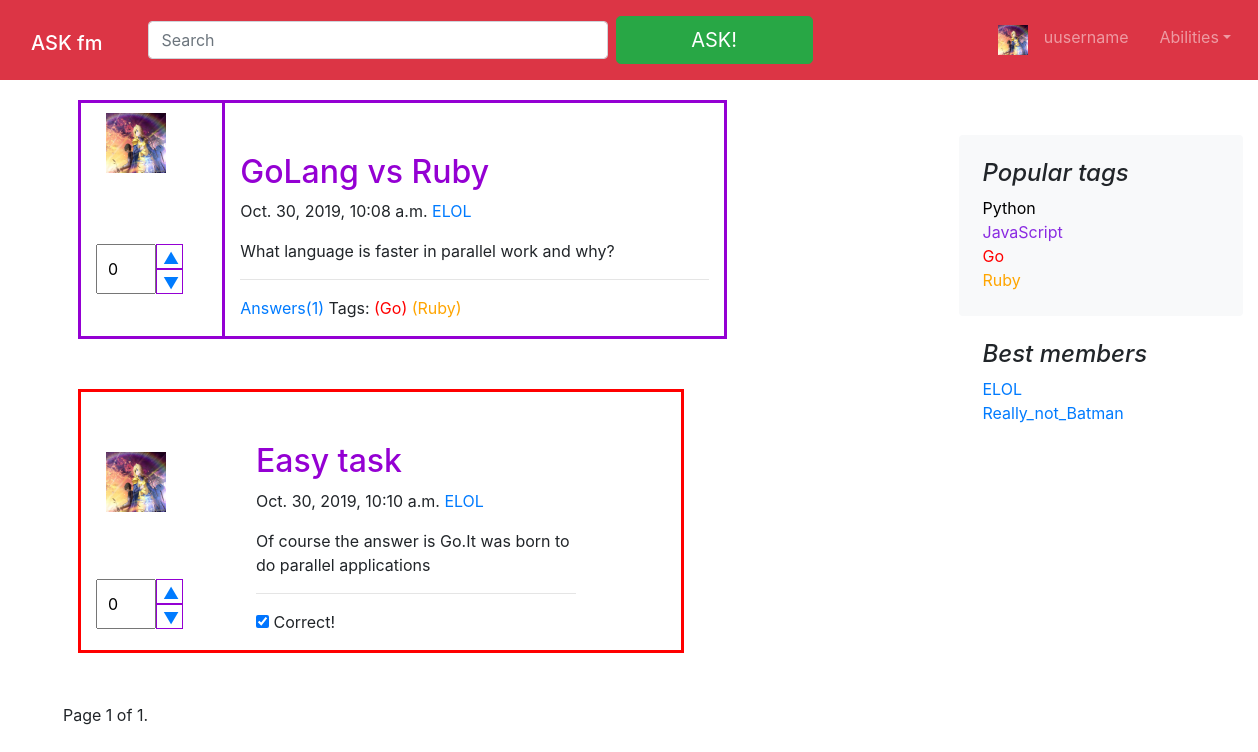
Page /question/4/ on the committed database.
### ask/models.py (models this page shows, shortened)
class Tag(models.Model):
    name = models.CharField(max_length=15)
    color = models.CharField(max_length=15)
    object1 = TagManager
    class Meta:
        verbose_name = 'Тег'
        verbose_name_plural = 'Теги'

class Author(models.Model):
    user = models.OneToOneField(User, on_delete=models.CASCADE)
    nickname = models.CharField(max_length=255)
    birth_date = models.DateField(null=True, blank=True)
    def __str__(self):
        return self.nickname
    class Meta:
        verbose_name = 'Автор'
        verbose_name_plural = 'Авторы'

class Question(models.Model):
    title = models.CharField(max_length=255)
    text = models.TextField()
    author = models.ForeignKey(
        Author, on_delete=models.SET_NULL, null=True, blank=True)
    pub_date = models.DateTimeField('date published')
    rating = models.IntegerField(default=0)
    tags = models.ManyToManyField(Tag)
    object1 = QuestionManager
    class Meta:
        verbose_name = 'Вопрос'
        verbose_name_plural = 'Вопросы'

class Answer(models.Model):
    author = models.ForeignKey(
        Author, on_delete=models.SET_NULL, null=True, blank=True)
    title = models.CharField(max_length=255)
    question = models.ForeignKey(Question, on_delete=models.CASCADE)
    text = models.TextField()
    rating = models.IntegerField(default=0)
    correct = models.BooleanField()
    pub_date = models.DateTimeField('date published')
    class Meta:
        verbose_name = 'Ответ'
        verbose_name_plural = 'Ответы'

### ask/views.py (the view)
# urls.py: url(r'^question/(?P<question_id>\d+)/$', views.question, name='question'),
def question(request, question_id):
    q = get_object_or_404(Question, pk=question_id)
    a = q.answer_set.all()
    paginator = Paginator(a, 3)  # Show 1 contacts per page
    page = request.GET.get('page')
    answer_list = paginator.get_page(page)
    return render(
        request,
        'ask/question.html', {
            'question': q,
            'answer_list': answer_list,
            'tags': Tag.object1.besters(),
            'question_list': answer_list,
            'users': Author.objects.all(),
        }
    )

### ask/models.py (called while the page is built)
    def besters():
        return Tag.objects.annotate(num_tags=Count('question')).order_by('-num_tags')

### ask/templates/ask/question.html (shortened to what this page needs)
{% extends './base.html' %}
{% block content %}
  <main role="main" class="container-fluid m-5">
<div class="container-fluid" style="margin-top: 0px">
<div>
      <div class="row">
          {% include "post.html" %}
{% for answer in answer_list%}
           <div class="row" style="border: 3px solid red; width: 70%;margin-left: 0%">
        <div class="col col-2">
         <a class="blog-post" href="#"><img src="/static/img/fffzRA7cwYA.jpg" width="60" height="60" style="margin: 10px"></a><br>
           <div class="btn-group" style="margin-top: 10%">
              <div><input class="inputer" style="width: 60px" type="number" ans-id={{answer.id}} value={{answer.rating}}></div>
          <div class="btn-group-vertical" style="margin-right: 50px">
             <button  onmouseover="this.style.backgroundColor='green'"; onmouseout="this.style.backgroundColor='white'" ;
                    style="height: 25px; width: 90%;">
                 <a href="{% url 'ask:like' answer.id 1 0 %}">▲</a></button>
            <button onmouseover="this.style.backgroundColor='red'"; onmouseout="this.style.backgroundColor='white'" ;
                    style="height: 25px; width: 90%;" >
                <a href="{% url 'ask:like' answer.id 0 0 %}">▼</a></button>
          </div>
        </div>
        </div>
        <div class="col col-7" style="margin-left: 10%">
        <div class="blog-post" style="margin-top: 0%">
        <h2><a style="color: darkviolet" href="#">{{answer.title}}</a></h2>
        <p class="blog-post-meta"> {{answer.pub_date}}
          <a href="{% url 'ask:settings' %}">{{answer.author}}</a>
        </p>
{{answer.text}}
          <hr>
            {% if answer.correct %}
            <p><input type="checkbox" name="check" value="True" checked> Correct!</p>
            {% else %}
            <p><input type="checkbox" name="check" value="True"> Correct!</p>
            {% endif %}
      </div>
        </div>
           </div>
          {% endfor %}
      </div>
</div>
</div>
      {% include "paginator.html" %}
  </main>
{% endblock %}

### ask/templates/ask/base.html (shortened to what this page needs)
{% load static %}
<!doctype html>
<html lang="en">
  <head>
    <link rel="stylesheet" href="{% static 'css/bootstrap.min.css' %}">
  </head>
  <body>
  <nav class="navbar navbar-expand-lg fixed-top navbar-dark bg-danger" style="margin-bottom: 1%">
    <h1><a class="navbar-brand col-3 col-sm-4 col-md-10" href="{% url 'ask:index' %}">ASK fm</a></h1>
    <form class="form-inline col-5 col-sm-5 col-md-5 col-lg-8 mr-sm-4 my-4 my-lg-2">
      <input class="form-control col-6 col-sm-5 col-md-7 mr-sm-2" type="text" placeholder="Search" aria-label="Search">
      <button class="btn btn-success btn-lg col-6 col-sm-5 col-md-3" href="{% url 'ask:ask' %}" type="submit">
        <a style="color: white" href="{% url 'ask:ask' %}">ASK!</a>
      </button>
    </form>
  <div class="col-3 col-sm-3 navbar-collapse offcanvas-collapse" id="navbarsExampleDefault">
    <ul class="navbar-nav mr-auto col-5">
      <li class="nav-item">
        <a class="nav-link" href="#"><img src="/static/img/fffzRA7cwYA.jpg" width="30" height="30"></a>
      </li>
      {% if user.is_authenticated %}
      <li class="nav-item">
        <a class="nav-link col-sm-4"  href="{% url 'ask:settings' %}">{{user.author.nickname}}</a>
      </li>
      {% else %}
      <li class="nav-item">
        <a class="nav-link col-sm-4"  href="#">uusername</a>
      </li>
      {% endif%}
      <li class="nav-item dropdown col-sm-4 ">
        <a class="nav-link dropdown-toggle" href="#" id="dropdown01" data-toggle="dropdown" aria-haspopup="true" aria-expanded="false">
          Abilities</a>
      </li>
    </ul>
  </div>
</nav>
  <div class="col-3 blog-sidebar float-right" style="margin-top: 85px;min-height: 500px">
      <div class="p-4 mb-8 bg-light rounded">
        <h4 class="font-italic">Popular tags</h4>
        {% for tag in tags %}
        <a href="{% url 'ask:tag' tag.name %}" ><p class="mb-0" style="color: {{tag.color}}"> {{tag.name}}</p></a>
        {% endfor %}
      </div>
    <div>
      <div class="p-4">
        <h4 class="font-italic">Best members</h4>
        <ol class="list-unstyled mb-0">
          {% for user in users%}
          <li><a href="{% url 'ask:settings' %}">{{user.nickname}}</a></li>
          {%endfor%}
        </ol>
      </div>
    </div>
    </div>
{% block content %}
{% endblock %}
  </body>
</html>

### ask/templates/ask/post.html (shortened to what this page needs)
        <div class="col col-2" style="border: 3px solid;border-color:darkviolet ;border-right: none">
         <a class="blog-post" href="#"><img src="/static/img/fffzRA7cwYA.jpg" width="60" height="60" style="margin: 10px"></a><br>
           <div class="btn-group" style="margin-top: 10%">
              <div><input class="inputer" style="width: 60px" type="number" id={{question.id}} value={{question.rating}}></div>
          <div class="btn-group-vertical" style="margin-right: 50px">
             <button  onmouseover="this.style.backgroundColor='green'"; onmouseout="this.style.backgroundColor='white'" ;
                    style="height: 25px; width: 90%;" onclick="myFunction1({{question.id}})">
                 <a href="{% url 'ask:like' question.id 1 1 %}">▲</a></button>
            <button onmouseover="this.style.backgroundColor='red'"; onmouseout="this.style.backgroundColor='white'" ;
                    style="height: 25px; width: 90%;" onclick="myFunction2({{question.id}})">
                <a href="{% url 'ask:like' question.id 0 1 %}">▼</a></button>
          </div>
        </div>
        </div>
        <div class="col col-7" style="border: 3px solid;border-color:darkviolet">
        <div class="blog-post">
        <h2><a style="color: darkviolet" href="{% url 'ask:question' question.id %}">{{question.title}}</a></h2>
        <p class="blog-post-meta">{{question.pub_date}}
          <a href="{% url 'ask:settings' %}">{{question.author}}</a>
        </p>
            {{question.text}}
          <hr>
            <p> <a href="{% url 'ask:question' question.id %}">Answers({{question.answer_set.count}})</a> Tags:
                {% for tag in question.tags.all%}
                <a href="{% url 'ask:tag' tag.name %}" style="color: {{tag.color}} ">({{tag.name}})</a>
            {% endfor%}
            </p>
      </div>
</div>

### ask/templates/ask/base.html (style rules this page uses)
.btn-group input { padding: 10px 10px; height: 50px; width: 60px; }
.btn-group button { background-color: white; border: 1px solid darkviolet; color: black; cursor: pointer; }
.btn-group button:after { content: ""; clear: both; display: table; }
.btn-group:after { content: ""; clear: both; display: table; }
main div { margin-top: 50px; }

### rows in the picture
Tag: name "Python"
Tag: name "JavaScript"
Tag: name "Go"
Tag: name "Ruby"
Author: nickname "ELOL"
Author: nickname "Really_not_Batman"
Question: rating "0", title "GoLang vs Ruby", pub_date "Oct. 30, 2019, 10:08 a.m.", author "ELOL", text "What language is faster in parallel work and why?", answer_set.count "1"
Answer: rating "0", title "Easy task", pub_date "Oct. 30, 2019, 10:10 a.m.", author "ELOL", text "Of course the answer is Go.It was born to do parallel applications"

### other values in the picture
{{ question_list.number }} "1"
{{ question_list.paginator.num_pages }} "1"
